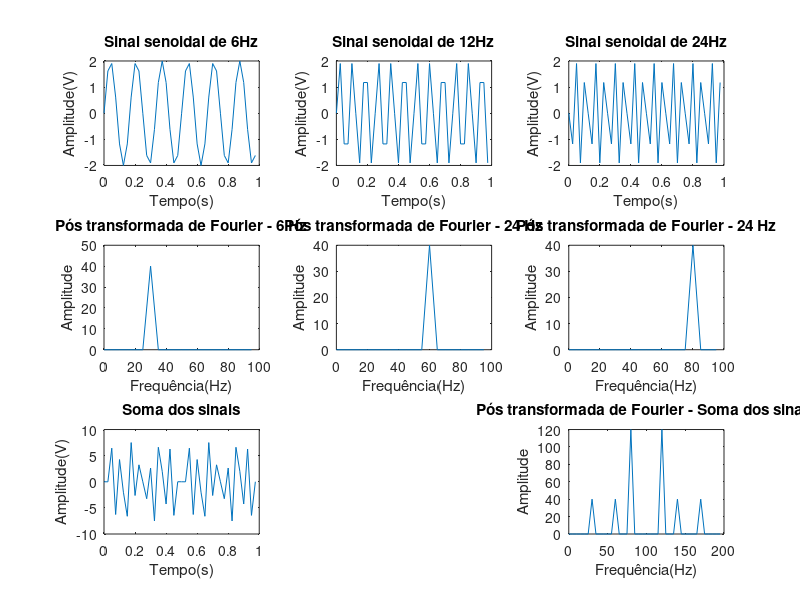

The MATLAB source for this figure:
% Frequência de amostragem e tempo de 1 segundo
fs = 200;  % Frequência de amostragem (200 Hz)
t = 0:5/fs:(1-1/fs);  % Vetor de tempo de 1 segundo

% Número de pontos do vetor de tempo
N = length(t);

% Construção do sinal de frequência 6 Hz
f1 = 6; 
sinal1 = 2*sin(2*pi*f1*t);  % Sinal de 6 Hz

% Gráfico do sinal de 6 Hz
subplot(3,3,1); plot(t, sinal1);
title('Sinal senoidal de 6Hz');
xlabel('Tempo(s)'); ylabel('Amplitude(V)');

% Cálculo da Transformada Rápida de Fourier (FFT)
y1 = fft(sinal1);
y1 = y1(1:floor(length(y1)/2));  % Considerando apenas a metade positiva da FFT

% Ajuste do eixo de frequência para o espectro
freq1 = (0:length(y1)-1)*(fs/N);

% Gráfico da transformada de Fourier para o sinal de 6 Hz
subplot(3,3,4); plot(freq1, abs(y1));
title('Pós transformada de Fourier - 6 Hz');
xlabel('Frequência(Hz)'); ylabel('Amplitude');

% Construção do sinal de frequência 12 Hz
f2 = 12; 
sinal2 = 2*sin(2*pi*f2*t);  % Sinal de 12 Hz

% Gráfico do sinal de 12 Hz
subplot(3,3,2); plot(t, sinal2);
title('Sinal senoidal de 12Hz');
xlabel('Tempo(s)'); ylabel('Amplitude(V)');

% Cálculo da Transformada Rápida de Fourier (FFT) para o sinal de 12 Hz
y2 = fft(sinal2);
y2 = y2(1:floor(length(y2)/2));  % Considerando apenas a metade positiva da FFT

% Ajuste do eixo de frequência para o espectro
freq2 = (0:length(y2)-1)*(fs/N);

% Gráfico da transformada de Fourier para o sinal de 12 Hz
subplot(3,3,5); plot(freq2, abs(y2));
title('Pós transformada de Fourier - 24 Hz');
xlabel('Frequência(Hz)'); ylabel('Amplitude');


% Construção do sinal de frequência 24 Hz
f3 = 24; 
sinal3 = 2*sin(2*pi*f3*t);  % Sinal de 24 Hz

% Gráfico do sinal de 24 Hz
subplot(3,3,3); plot(t, sinal3);
title('Sinal senoidal de 24Hz');
xlabel('Tempo(s)'); ylabel('Amplitude(V)');

% Cálculo da Transformada Rápida de Fourier (FFT) para o sinal de 24 Hz
y3 = fft(sinal3);
y3 = y3(1:floor(length(y3)/2));  % Considerando apenas a metade positiva da FFT

% Ajuste do eixo de frequência para o espectro
freq3 = (0:length(y3)-1)*(fs/N);

% Gráfico da transformada de Fourier para o sinal de 24 Hz
subplot(3,3,6); plot(freq3, abs(y3));
title('Pós transformada de Fourier - 24 Hz');
xlabel('Frequência(Hz)'); ylabel('Amplitude');

% Soma dos sinais
f4 = f1 + f2 + f3;
sinal4 = sinal1 + sinal2 + sinal3 * 3;

y4 = fft(sinal4);

% Ajuste do eixo de frequência para o espectro
freq4 = (0:length(y4)-1)*(fs/N);

% Soma dos sinais
subplot(3,3,7); plot(t, sinal4);
title('Soma dos sinais');
xlabel('Tempo(s)'); ylabel('Amplitude(V)');

% Gráfico da transformada de Fourier para a soma dos sinais
subplot(3,3,9); plot(freq4, abs(y4));
title('Pós transformada de Fourier - Soma dos sinais');
xlabel('Frequência(Hz)'); ylabel('Amplitude');


%sound(sinalx,fs)